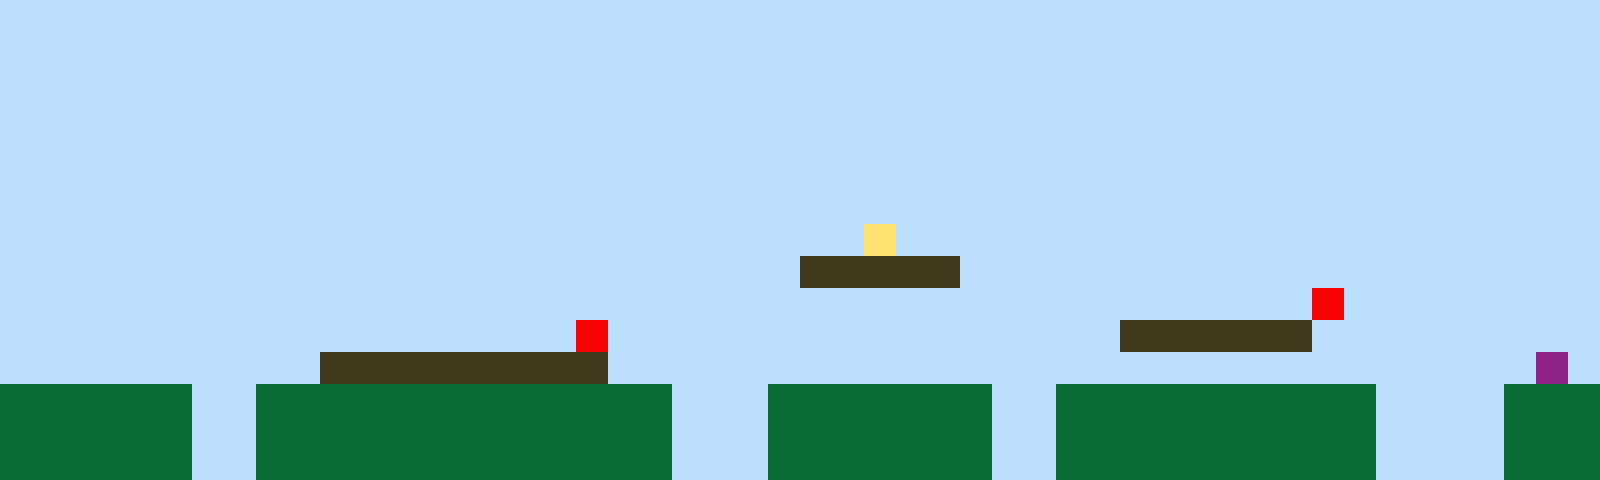

Tiled map render using the project's own tile images. Description and the whole map definition, tile-layer contents included, below:
An orthogonal 50x15 tile map with 32x32 px tiles, 1 tile layer (Tile Layer 1).

<map version="1.10" tiledversion="1.11.2" orientation="orthogonal" renderorder="right-up" width="50" height="15" tilewidth="32" tileheight="32" infinite="0" nextlayerid="2" nextobjectid="1"><editorsettings><export target="map1.csv" format="csv" /></editorsettings><tileset firstgid="1" name="sprites" tilewidth="32" tileheight="32" tilecount="6" columns="3"><image source="sprites.png" width="96" height="64" /></tileset><layer id="1" name="Tile Layer 1" width="50" height="15"><data encoding="csv">1,1,1,1,1,1,1,1,1,1,1,1,1,1,1,1,1,1,1,1,1,1,1,1,1,1,1,1,1,1,1,1,1,1,1,1,1,1,1,1,1,1,1,1,1,1,1,1,1,1,1,1,1,1,1,1,1,1,1,1,1,1,1,1,1,1,1,1,1,1,1,1,1,1,1,1,1,1,1,1,1,1,1,1,1,1,1,1,1,1,1,1,1,1,1,1,1,1,1,1,1,1,1,1,1,1,1,1,1,1,1,1,1,1,1,1,1,1,1,1,1,1,1,1,1,1,1,1,1,1,1,1,1,1,1,1,1,1,1,1,1,1,1,1,1,1,1,1,1,1,1,1,1,1,1,1,1,1,1,1,1,1,1,1,1,1,1,1,1,1,1,1,1,1,1,1,1,1,1,1,1,1,1,1,1,1,1,1,1,1,1,1,1,1,1,1,1,1,1,1,1,1,1,1,1,1,1,1,1,1,1,1,1,1,1,1,1,1,1,1,1,1,1,1,1,1,1,1,1,1,1,1,1,1,1,1,1,1,1,1,1,1,1,1,1,1,1,1,1,1,1,1,1,1,1,1,1,1,1,1,1,1,1,1,1,1,1,1,1,1,1,1,1,1,1,1,1,1,1,1,1,1,1,1,1,1,1,1,1,1,1,1,1,1,1,1,1,1,1,1,1,1,1,1,1,1,1,1,1,1,1,1,1,1,1,1,1,1,1,1,1,1,1,1,1,1,1,1,1,1,1,1,1,1,1,1,1,1,1,1,1,1,1,1,1,1,1,1,1,1,1,1,1,1,1,1,1,1,1,1,1,1,1,1,1,1,1,1,1,1,1,1,1,1,1,1,1,4,1,1,1,1,1,1,1,1,1,1,1,1,1,1,1,1,1,1,1,1,1,1,1,1,1,1,1,1,1,1,1,1,1,1,1,1,1,1,1,1,1,1,1,1,1,1,1,3,3,3,3,3,1,1,1,1,1,1,1,1,1,1,1,1,1,1,1,1,1,1,1,1,1,1,1,1,1,1,1,1,1,1,1,1,1,1,1,1,1,1,1,1,1,1,1,1,1,1,1,1,1,1,1,1,1,1,1,1,1,1,1,1,1,5,1,1,1,1,1,1,1,1,1,1,1,1,1,1,1,1,1,1,1,1,1,1,1,1,1,1,5,1,1,1,1,1,1,1,1,1,1,1,1,1,1,1,1,3,3,3,3,3,3,1,1,1,1,1,1,1,1,1,1,1,1,1,1,1,1,1,1,1,3,3,3,3,3,3,3,3,3,1,1,1,1,1,1,1,1,1,1,1,1,1,1,1,1,1,1,1,1,1,1,1,1,1,1,1,1,1,6,1,2,2,2,2,2,2,1,1,2,2,2,2,2,2,2,2,2,2,2,2,2,1,1,1,2,2,2,2,2,2,2,1,1,2,2,2,2,2,2,2,2,2,2,1,1,1,1,2,2,2,2,2,2,2,2,2,1,1,2,2,2,2,2,2,2,2,2,2,2,2,2,1,1,1,2,2,2,2,2,2,2,1,1,2,2,2,2,2,2,2,2,2,2,1,1,1,1,2,2,2,2,2,2,2,2,2,1,1,2,2,2,2,2,2,2,2,2,2,2,2,2,1,1,1,2,2,2,2,2,2,2,1,1,2,2,2,2,2,2,2,2,2,2,1,1,1,1,2,2,2</data></layer></map>
